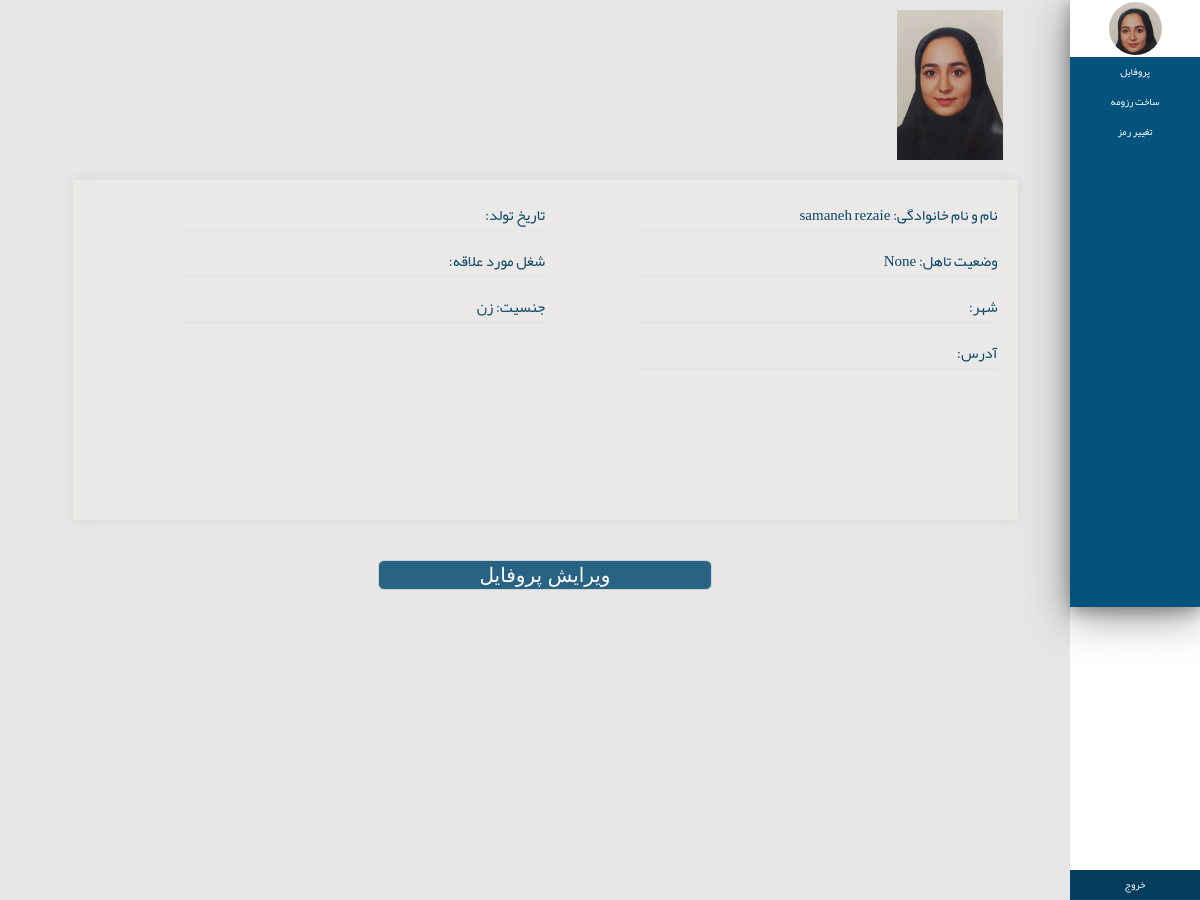
The page /accounts/profile/ (signed in) on the database its author committed.
### accounts/models.py (models this page shows)
class ProfileModel(models.Model):
    class Meta:
        verbose_name="profiles"
        verbose_name_plural="profiles"
    user=models.OneToOneField(User,on_delete=CASCADE,verbose_name="کاربری",related_name="profile")
    male=1
    female=2
    status_choices=((male,"مرد"),(female,"زن"))
    gender=models.IntegerField(choices=status_choices,verbose_name="جنسیت",null=True)
    single=1
    married=2
    status_choices1=((single,"مجرد"),(married,"متاهل"))
    marital_status=models.IntegerField(choices=status_choices1,verbose_name="وضعیت تاهل",null=True,blank=False)
    city=models.CharField(max_length=100,verbose_name="شهر محل سکونت",null=True,blank=False)
    address=models.CharField(max_length=300,verbose_name="آدرس",null=True,blank=False)
    birthday=models.DateField(verbose_name="تاریخ تولد",null=True,blank=False)
    Expected_Salary=models.IntegerField(verbose_name="حقوق درخواستی",null=True,blank=False)
    intrested_job=models.CharField(max_length=100,verbose_name="شغل مورد علاقه",null=True,blank=False)
    ProfileImage=models.ImageField(upload_to='profileimages/',verbose_name="عکس")

### accounts/views.py (the view)
# urls.py: path('profile/',views.profileView),
@login_required
def profileView(request):
    profile=request.user.profile
    context={
        "profile":profile
    }
    return render(request,"accounts/profile.html",context)

### accounts/templates/accounts/profile.html (shortened to what this page needs)
{%load static%}
<!DOCTYPE html>
<html lang="en">
<head>
    <link rel="stylesheet" href="{%static 'css/styless.css'%}">
</head>
<body>
    <body dir="rtl">
        <div class="container bodyy">
            <div class="main_container">
                <div class="nav-md">
                    <div class="shadoww">
                        <div class="navbar nav_title">
                            <div class="navbar circular--portrait" >
                                <img src="{{ profile.ProfileImage.url  }}" alt="...">
                            </div>
                        </div>
                        <div class="sidebarmenu">
                            <div >
                               <div class="side-menu sidbarmenu-contain"><a href="#"  style="text-decoration: none;color:white;">پروفایل</a></div>
                               <div class="side-menu sidbarmenu-contain"><a href="/accounts/resumeprofile" style="text-decoration: none;color:white;">ساخت رزومه</a></div>
                               <div class="side-menu sidbarmenu-contain"><a href="/accounts/password" style="text-decoration: none;color:white;">تغییر رمز</a></div>
                               <div class="side-menu sidbarmenu-contain sidebar-bottom"><a href="/accounts/logout" style="text-decoration: none;color:white;">خروج</a></div>
                            </div>
                        </div>
                    </div>
            </div>
            <div class="boxxrtl"  style="min-height: 607px;">
                <div class="imgbox">
                    <img src="{{ profile.ProfileImage.url  }}" style="width: 100%;align-items: right;">
                </div>
                <div style="width: 100%;margin-left: 0%; margin-right: 0%; height: 335px;" >
                    <div class="profilecontentbox">
                        <div style="width: 40%;float: right; margin-left: 10%; margin-right: 0%;" >
                            <p class="profil">نام و نام خانوادگی:&nbsp;{{ profile.user.get_full_name|default:"" }}</p>
                            <p class="profil">وضعیت تاهل:&nbsp;{{ profile.get_marital_status_display }}</p>
                            <p class="profil"> شهر:&nbsp;{{ profile.city|default:""}}</p>
                            <p class="profil">آدرس:&nbsp;{{ profile.address|default:"" }}</p>
                        </div>
                        <div style="width: 40%;float: right; margin-left: 10%; margin-right: 0%;" >
                            <p class="profil">تاریخ تولد:&nbsp;{{ profile.birthday|date:'Y/m/d' |default:""}}</p>
                            <p class="profil">شغل مورد علاقه:&nbsp;{{ profile.intrested_job |default:""}}</p>
                            <p class="profil">جنسیت:&nbsp;{{ profile.get_gender_display|default:"" }}</p>
                        </div>
                    </div>
                </div>
                <div style=" display:block; align-items: center;margin-top: 30px;">
                    <a href="/accounts/profileEdit">
                        <input type="button" value="ویرایش پروفایل" class="btn editsubmit" />
                     </a>
                </div>
            </div>
        </div>
</body>
</html>

### static/css/styless.css (style rules this page uses)
* { margin: 0px; padding: 0px; border: 0px; }
body { font-family: Yekan,IranianSans,Bnazanin; font-size: 10px; }
.container { width: 100%; margin: 0 auto; background:rgba(255, 255, 255); height: 900px; }
.navbar { position: relative; min-height: 50px; margin-bottom: 0px; border: 1px solid transparent; }
.nav-md { min-height: 100%; width: 130px; padding: 0px; position: absolute; display: -ms-flexbox; display: flex; z-index: 1; }
.nav_title { width: 130px; float: left; background: #ffffff; border-radius: 0; height: 57px; }
.circular--portrait { position: relative; width: 55px; height:55px; overflow: hidden; border-radius: 50%; margin: auto; }
.circular--portrait img { width: 100%; height: auto; object-fit: contain; margin-top: -2px; }
.sidebarmenu { background-color: rgb(4, 83, 125); padding: 0px; width: 130px; float: left; height: 550px; }
.sidbarmenu-contain { border-bottom: 1px solid rgb(4, 78, 117); text-align: center; }
.side-menu { width: 130px; height: 30px; padding: 5px; text-align: center; }
.sidebar-bottom { margin-top: 460px; width: 130px; background: rgb(4, 61, 92); position: fixed; bottom: 0px; }
.boxxrtl { padding: 0; margin-right: 130px; padding-top: 10px; padding-left: 20px; text-align: center; background-color: rgb(231, 229, 229); overflow-y: scroll; position: fixed; bottom: 0px; top: 0px; right: 0px; left: 0px; }
.shadoww { width: 130px; box-shadow: 0 10px 45px 0 rgb(0 0 0 / 40%), 0 5px 15px 0 rgb(0 0 0 / 29%); position: fixed; }
img { width: 100%; height: 100%; object-fit: contain; }
.btn { width: 100%; background-color: #2bbfcaf6 ; height: 30px; border:1px solid #ced4da; border-radius: 3.25rem; margin-top: 15px; padding: auto; text-align: center; transition: border-color 0.15s ease-in-out, box-shadow 0.15s ease-in-out; }
.profil { font-size: 15px; text-align: right; padding-right: 0px; margin-bottom: 15px; color: rgb(11 72 104); border-bottom:1px solid rgb(223, 226, 226); }
.imgbox { width: 200px; height: 150px; padding-right: 40px; margin-bottom: 20px; }
.editsubmit { width: 334px; background-color: rgb(40, 99, 131); border-radius: 0.375rem; text-decoration: none; font-size: 20px; color:white; }
.profilecontentbox { background: rgba(247, 241, 241, 0.233); box-shadow: 0 0px 10px rgb(95 95 95 / 10%); padding: 20px; height: 340px; margin-left: 5%; margin-right: 5%; }

### rows shown on the page
ProfileModel: ProfileImage (picture), user.get_full_name "samaneh rezaie", marital_status "None", gender "زن"
